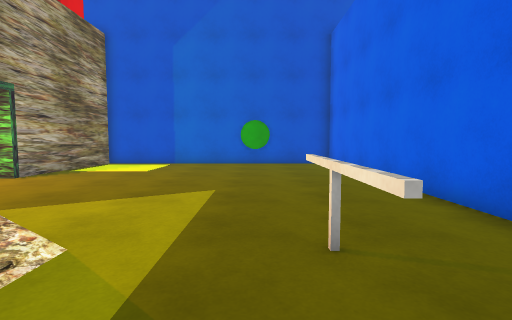
view 1 (above)

12 first-person views from a walk through a scene from a Unity 3-D project. The camera is 1.2 m above the floor, tilts 4° down and sees 85° across. The floor is counted in squares, 1 m on a side. Each view is taken from the middle of a square. On the plan, view 1 faces up. The plan holds only what a view shows up to about 13 squares ahead; the rest is blank. The place goes on beyond the plan. The player is left out. Some surface patterns are stand-ins.

view 2
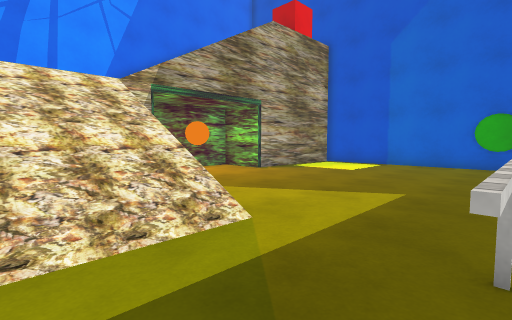

view 3
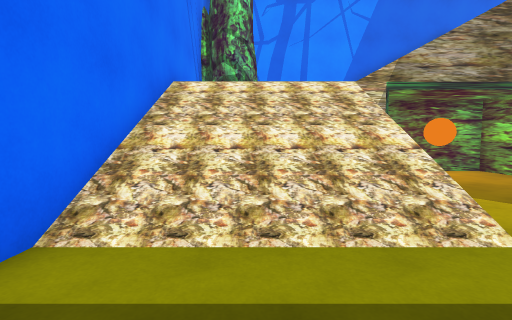

view 4
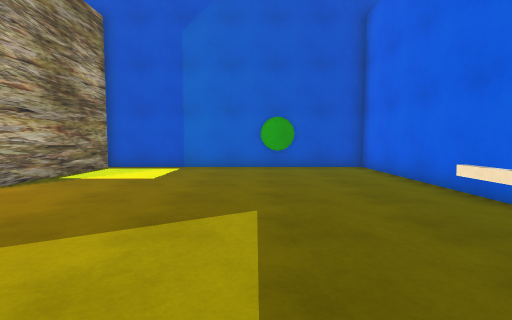

view 5
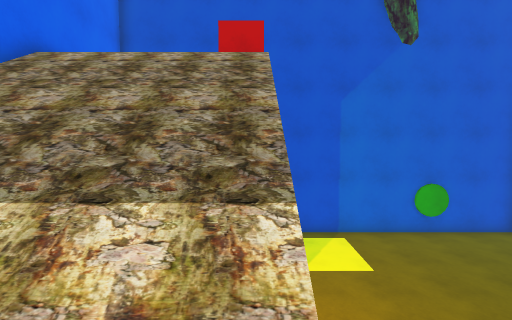

view 6
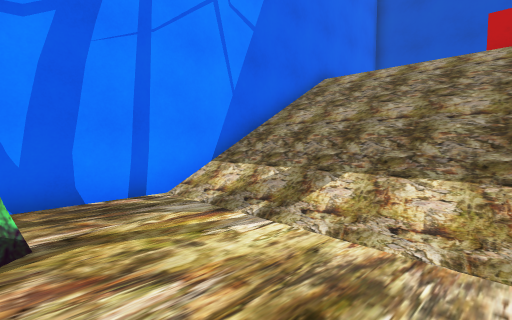

view 7
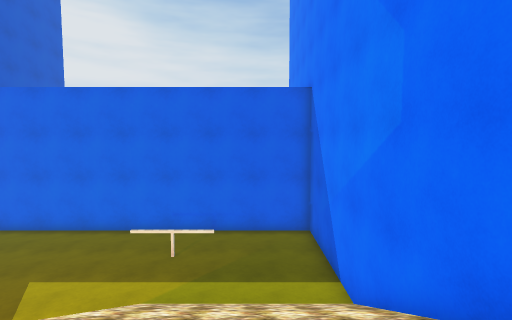

view 8
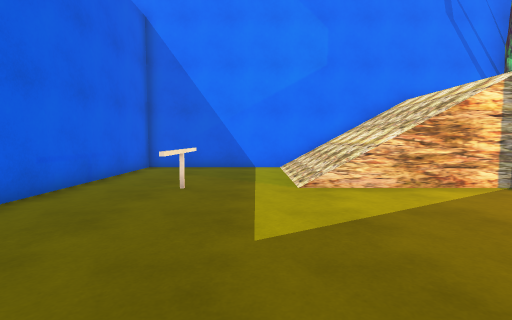

view 9
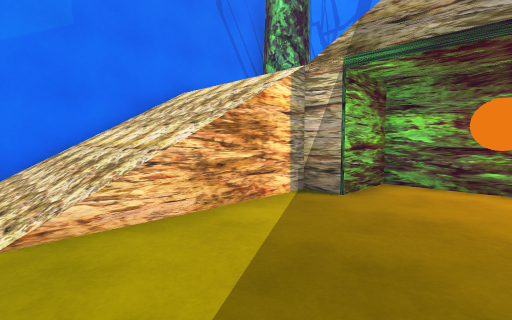

view 10
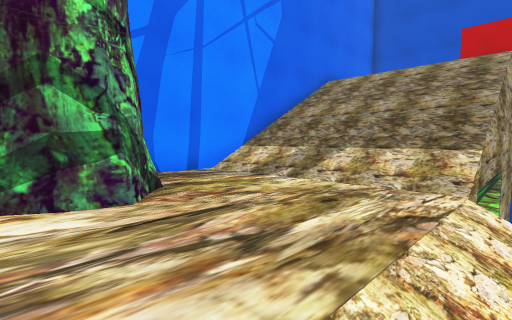

view 11
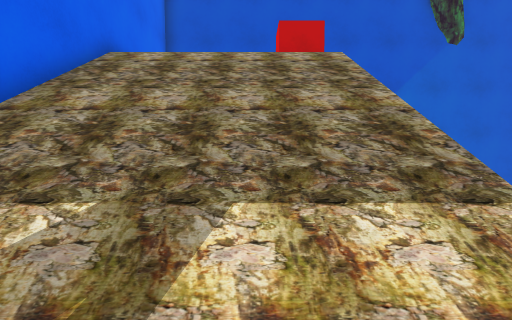

view 12
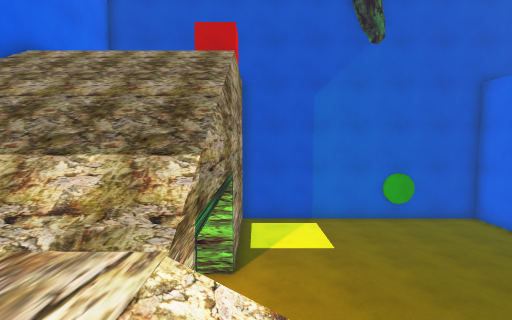

### Floor plan
Key: @ floor where view 1 was taken; # wall or solid block; . main floor; : floor 3 m higher than the main floor; + floor 6.5 m higher than the main floor; / step, stairs or slope; = window, fence, low wall or low ledge; O other object.
Columns run from 14 left of view 1 to 4 right of it. Each row starts with its distance up from view 1.
 15 ###################
 14 #      ...........#
 13 #    O#...........#
 12 #    O#...........#
 11 #     +...........#
 10 #++++++...........#
  9 #//////...........#
  8 #////.............#
  7 #////O............#
  6 #////O............#
  5 #////.............#
  4 #//////........O..#
  3 #::::::////=...O..#
  2 #:::::://///...O..#
  1 #:::::://///......#
  0 ####::://///..@...#
 -1   ##::://///......#
 -2   ##::://///......#
 -3   #################

Positions as (right, up) in squares from view 1, and headings:
1: (0, 0), facing up
2: (1, 0), facing up-left
3: (1, 0), facing left
4: (-1, 2), facing up
5: (-8, 2), facing up
6: (-8, 0), facing up-left
7: (-9, 0), facing right
8: (-1, 10), facing down
9: (-2, 7), facing down-left
10: (-7, -2), facing up-left
11: (-10, 2), facing up
12: (-7, 1), facing up
